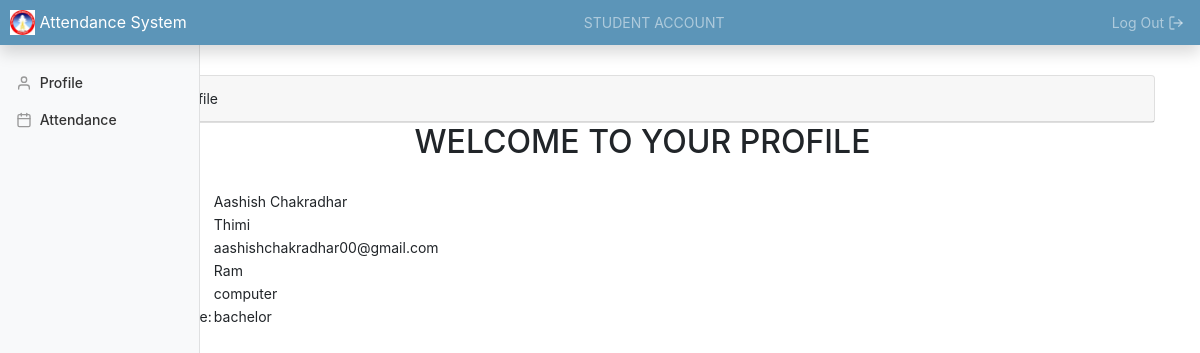
Page /profile (signed in) on the committed database.
### attendence_app/models.py (models this page shows, shortened)
class CustomUser(AbstractUser):
    USER=(
        ('1','STAFF'),
        ('2','STUDENT'),
    )
    user_type= models.CharField(choices=USER,max_length=50,default=1)

class BaseModel(models.Model):
    uid=models.UUIDField(primary_key=True,default=uuid.uuid4,editable=False)
    created_at=models.DateField(auto_now_add=True)
    updated_at=models.DateField(auto_now=True)
    class Meta:
        abstract=True

class Students(BaseModel):
    user_name = models.OneToOneField(get_user_model(),related_name="student_username" ,on_delete=models.CASCADE)
    first_name = models.CharField( max_length = 30, default="world")
    last_name = models.CharField( max_length = 30, default="hello")
    roll = models.CharField( max_length = 6)
    batch = models.CharField(max_length=4,default=2078)
    student_faculty = models.CharField(max_length=25)
    student_programe = models.CharField(max_length=25)
    address = models.CharField(max_length=50)
    phone = models.CharField(max_length=10)
    guardian = models.CharField(max_length=35)

### attendence_app/views.py (the view)
# urls.py: path('profile',views.profile, name= 'profile'),
def profile(request):
    current_user = request.user
    context = {
        'records':Students.objects.filter(user_name = current_user),
        'staff_records':current_user
    }
    return render (request,"profile.html",context)

### templates/profile.html (shortened to what this page needs)
{% extends 'base.html' %}
{% block body %}
<div class="card">
          <div class="card-header">
            <div class="row">
              <div class="col-md-9">
              </div>
            </div>
          </div>
        </div>
<h2 style="text-align:center;">WELCOME TO YOUR PROFILE</h2><br>
<table>
    {% if user.is_superuser or user.is_staff %}
            <tbody style=" font-size: 20px;">
                <tr>
                    <td>
                        First Name:
                    </td>
                    <td>
                        {{staff_records.first_name}}
                    </td>
                </tr>
                <tr>
                    <td>
                        Last Name:
                    </td>
                    <td>
                        {{staff_records.last_name}}
                    </td>
                </tr>
                <tr>
                    <td>
                        Email:
                    </td>
                    <td>
                        {{staff_records.email}}
                    </td>
                </tr>
            </tbody>
    {% else %}
        {% for record in records %}
                <tbody>
                    <tr>
                        <td>
                        </td>
                        <td>
                            {{user.get_full_name}}
                        </td>
                    </tr>
                    <tr>
                        <td>
                        </td>
                        <td>
                            {{record.address}}
                        </td>
                    </tr>
                    <tr>
                        <td>
                        </td>
                        <td>
                            {{user.email}}
                        </td>
                    </tr>
                    <tr>
                        <td>
                        </td>
                        <td>
                            {{record.guardian}}
                        </td>
                    </tr>
                    <tr>
                        <td>
                        </td>
                        <td>
                            {{record.student_faculty}}
                        </td>
                    </tr>
                    <tr>
                        <td>
                        </td>
                        <td>
                            {{record.student_programe}}
                        </td>
                    </tr>
                </tbody>
                {% endfor %}
                {% endif %}
            </table>
{% endblock body %}

### static/css/dashboard.css (style rules this page uses)
body { font-size: .875rem; animation: fadeInAnimation ease-in-out 0.5s }

### rows in the picture
Students: address "Thimi", guardian "Ram", student_faculty "computer", student_programe "bachelor"
CustomUser: get_full_name "Aashish Chakradhar", email "aashishchakradhar00@gmail.com"
